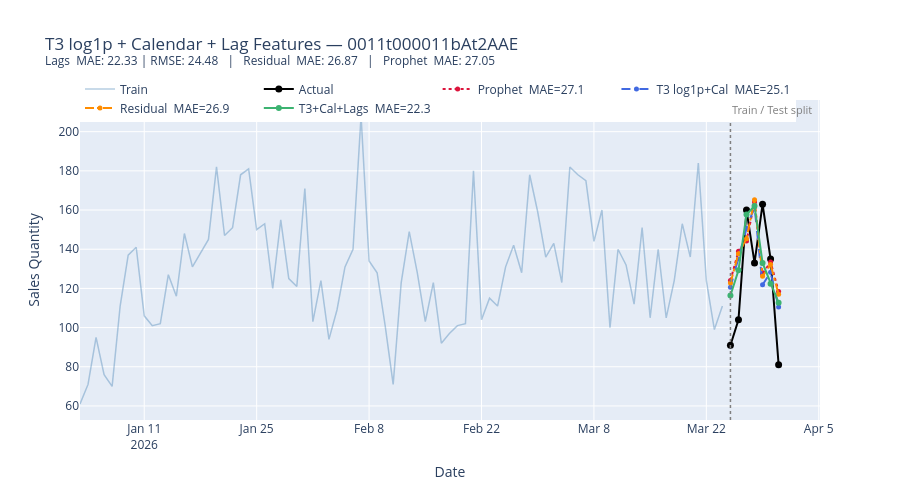

Notebook code for this chart:
### Code cell
# ── T3 log1p + Calendar + Lag features ───────────────────────────────────
# Add lag_7, lag_14, rolling_mean (shift=7 to avoid test leakage) from actual sales
# Computed on the full timeline so test lags draw from the training tail

df_full = (
    pd.concat([df_train[["ds", "y"]], df_test[["ds", "y"]]])
    .sort_values("ds")
    .reset_index(drop=True)
)

# lag_7 / lag_14: safe for 7-day horizon — test values always pull from train
df_full["lag_7"] = df_full["y"].shift(7)
df_full["lag_14"] = df_full["y"].shift(14)

# rolling_mean: use shift(7) so the window always ends 7+ days before current date
# → no leakage even for the last test day
df_full["rolling_mean_7"] = df_full["y"].shift(7).rolling(7).mean()
df_full["rolling_mean_14"] = df_full["y"].shift(7).rolling(14).mean()
df_full["rolling_std_7"] = df_full["y"].shift(7).rolling(7).std().fillna(0)

LAG_COLS = ["lag_7", "lag_14", "rolling_mean_7", "rolling_mean_14", "rolling_std_7"]

train_mask = df_full["ds"].isin(df_train["ds"])
test_mask = df_full["ds"].isin(df_test["ds"])

lag_train = df_full[train_mask][LAG_COLS].reset_index(drop=True)
lag_test = df_full[test_mask][LAG_COLS].reset_index(drop=True)

# Drop train rows where any lag is NaN (first 14+7 = 21 rows)
valid_mask = lag_train.notna().all(axis=1)
print(f"Train rows after dropping NaN lags: {valid_mask.sum()} / {len(lag_train)}")
print(f"NaN in lag_test: {lag_test.isna().sum().sum()}")

X_lag_train = pd.concat(
    [X_t3_enh_train.reset_index(drop=True)[valid_mask], lag_train[valid_mask]],
    axis=1,
)
y_lag_train = y_log_train[valid_mask.values]

X_lag_test = pd.concat(
    [X_t3_enh_test.reset_index(drop=True), lag_test],
    axis=1,
)
print(f"Total features: {X_lag_train.shape[1]}")

# ── Optuna ────────────────────────────────────────────────────────────────
tscv_lag = TimeSeriesSplit(n_splits=3)  # fresh splitter for the shorter train set


def objective_lag(trial):
    params = dict(
        n_estimators=trial.suggest_int("n_estimators", 50, 500),
        learning_rate=trial.suggest_float("learning_rate", 0.005, 0.3, log=True),
        num_leaves=trial.suggest_int("num_leaves", 8, 64),
        min_child_samples=trial.suggest_int("min_child_samples", 3, 20),
        subsample=trial.suggest_float("subsample", 0.6, 1.0),
        verbosity=-1,
        random_state=42,
    )
    fold_maes = []
    for tr_idx, val_idx in tscv_lag.split(X_lag_train):
        m = lgb.LGBMRegressor(**params)
        m.fit(X_lag_train.iloc[tr_idx], y_lag_train[tr_idx])
        preds_log = m.predict(X_lag_train.iloc[val_idx])
        fold_maes.append(
            mean_absolute_error(np.expm1(y_lag_train[val_idx]), np.expm1(preds_log))
        )
    return np.mean(fold_maes)


study_lag = optuna.create_study(direction="minimize")
study_lag.optimize(objective_lag, n_trials=60)
print("Best CV MAE (lag model):", round(study_lag.best_value, 3))

# ── Refit + evaluate ──────────────────────────────────────────────────────
best_lag = lgb.LGBMRegressor(**study_lag.best_params, verbosity=-1, random_state=42)
best_lag.fit(X_lag_train, y_lag_train)

lag_preds = np.expm1(best_lag.predict(X_lag_test))
lag_mae = mean_absolute_error(y_t2_test, lag_preds)
lag_rmse = root_mean_squared_error(y_t2_test, lag_preds)

print(f"\nT3 log1p + Cal + Lags  MAE: {lag_mae:.2f} | RMSE: {lag_rmse:.2f}")
print(f"T3 log1p + Calendar    MAE: {t3_cal_mae:.2f} | RMSE: {t3_cal_rmse:.2f}")
print(f"Residual model         MAE: {resid_mae:.2f} | RMSE: {resid_rmse:.2f}")
print(f"Prophet alone          MAE: {mae:.2f} | RMSE: {rmse:.2f}")

# ── Feature importance ────────────────────────────────────────────────────
lag_imp = pd.Series(
    best_lag.feature_importances_, index=X_lag_train.columns
).sort_values(ascending=False)
print("\nTop 15 features (lag model):")
print(lag_imp.head(15).to_string())

# ── Full summary ──────────────────────────────────────────────────────────
summary_final = {
    "T1: Prophet": (mae, rmse),
    "T2: P+LGBM (log1p)": (t2_log_mae, t2_log_rmse),
    "T3: Multi-lvl (log1p)": (t3_log_mae, t3_log_rmse),
    "T3: log1p + Calendar": (t3_cal_mae, t3_cal_rmse),
    "Residual (Prophet+LGBM)": (resid_mae, resid_rmse),
    "T3: log1p + Cal + Lags": (lag_mae, lag_rmse),
}
best_mae_final = min(v[0] for v in summary_final.values())
print("\n── Final Summary ─────────────────────────────────────")
print(f"{'Model':<30} {'MAE':>8} {'RMSE':>8}")
print("-" * 48)
for name, (m_mae, m_rmse) in summary_final.items():
    marker = "  ◀ best" if m_mae == best_mae_final else ""
    print(f"{name:<30} {m_mae:>8.2f} {m_rmse:>8.2f}{marker}")

# ── Plot ──────────────────────────────────────────────────────────────────
fig_lag = go.Figure()
fig_lag.add_trace(
    go.Scatter(
        x=df_train["ds"],
        y=df_train["y"],
        name="Train",
        mode="lines",
        line=dict(color="steelblue", width=1.5),
        opacity=0.4,
    )
)
fig_lag.add_trace(
    go.Scatter(
        x=df_test["ds"],
        y=y_t2_test,
        name="Actual",
        mode="lines+markers",
        line=dict(color="black", width=2),
        marker=dict(size=7),
    )
)
fig_lag.add_trace(
    go.Scatter(
        x=best_eval["ds"],
        y=best_eval["yhat"],
        name=f"Prophet  MAE={mae:.1f}",
        mode="lines+markers",
        line=dict(color="crimson", width=2, dash="dot"),
        marker=dict(size=5),
    )
)
fig_lag.add_trace(
    go.Scatter(
        x=df_test["ds"],
        y=t3_cal_preds,
        name=f"T3 log1p+Cal  MAE={t3_cal_mae:.1f}",
        mode="lines+markers",
        line=dict(color="royalblue", width=2, dash="dash"),
        marker=dict(size=5),
    )
)
fig_lag.add_trace(
    go.Scatter(
        x=df_test["ds"],
        y=resid_preds,
        name=f"Residual  MAE={resid_mae:.1f}",
        mode="lines+markers",
        line=dict(color="darkorange", width=2, dash="dashdot"),
        marker=dict(size=5),
    )
)
fig_lag.add_trace(
    go.Scatter(
        x=df_test["ds"],
        y=lag_preds,
        name=f"T3+Cal+Lags  MAE={lag_mae:.1f}",
        mode="lines+markers",
        line=dict(color="mediumseagreen", width=2),
        marker=dict(size=6),
    )
)
fig_lag.add_shape(
    type="line",
    x0=split_date,
    x1=split_date,
    y0=0,
    y1=1,
    xref="x",
    yref="paper",
    line=dict(color="gray", dash="dot", width=1.5),
)
fig_lag.add_annotation(
    x=split_date,
    y=1,
    xref="x",
    yref="paper",
    text="Train / Test split",
    showarrow=False,
    xanchor="left",
    yanchor="top",
    font=dict(color="gray", size=11),
)
fig_lag.update_layout(
    title=(
        f"T3 log1p + Calendar + Lag Features — {selected_customer}<br>"
        f"<sup>Lags  MAE: {lag_mae:.2f} | RMSE: {lag_rmse:.2f}"
        f"   |   Residual  MAE: {resid_mae:.2f}"
        f"   |   Prophet  MAE: {mae:.2f}</sup>"
    ),
    xaxis_title="Date",
    yaxis_title="Sales Quantity",
    hovermode="x unified",
    height=500,
    legend=dict(orientation="h", y=1.08, x=0),
)
fig_lag.show()

### Figure 1 — Plotly figure (JSON) as saved in the notebook; plotly's stock layout.template omitted (floating-point values rounded to 4 significant figures)
{"data": [{"line": {"color": "steelblue", "width": 1.5}, "mode": "lines", "name": "Train", "opacity": 0.4, "type": "scatter", "x": ["2026-01-03T00:00:00.000000000", "2026-01-04T00:00:00.000000000", "2026-01-05T00:00:00.000000000", "2026-01-06T00:00:00.000000000", "2026-01-07T00:00:00.000000000", "2026-01-08T00:00:00.000000000", "2026-01-09T00:00:00.000000000", "2026-01-10T00:00:00.000000000", "2026-01-11T00:00:00.000000000", "2026-01-12T00:00:00.000000000", "2026-01-13T00:00:00.000000000", "2026-01-14T00:00:00.000000000", "2026-01-15T00:00:00.000000000", "2026-01-16T00:00:00.000000000", "2026-01-17T00:00:00.000000000", "2026-01-18T00:00:00.000000000", "2026-01-19T00:00:00.000000000", "2026-01-20T00:00:00.000000000", "2026-01-21T00:00:00.000000000", "2026-01-22T00:00:00.000000000", "2026-01-23T00:00:00.000000000", "2026-01-24T00:00:00.000000000", "2026-01-25T00:00:00.000000000", "2026-01-26T00:00:00.000000000", "2026-01-27T00:00:00.000000000", "2026-01-28T00:00:00.000000000", "2026-01-29T00:00:00.000000000", "2026-01-30T00:00:00.000000000", "2026-01-31T00:00:00.000000000", "2026-02-01T00:00:00.000000000", "2026-02-02T00:00:00.000000000", "2026-02-03T00:00:00.000000000", "2026-02-04T00:00:00.000000000", "2026-02-05T00:00:00.000000000", "2026-02-06T00:00:00.000000000", "2026-02-07T00:00:00.000000000", "2026-02-08T00:00:00.000000000", "2026-02-09T00:00:00.000000000", "2026-02-10T00:00:00.000000000", "2026-02-11T00:00:00.000000000", "2026-02-12T00:00:00.000000000", "2026-02-13T00:00:00.000000000", "2026-02-14T00:00:00.000000000", "2026-02-15T00:00:00.000000000", "2026-02-16T00:00:00.000000000", "2026-02-17T00:00:00.000000000", "2026-02-18T00:00:00.000000000", "2026-02-19T00:00:00.000000000", "2026-02-20T00:00:00.000000000", "2026-02-21T00:00:00.000000000", "2026-02-22T00:00:00.000000000", "2026-02-23T00:00:00.000000000", "2026-02-24T00:00:00.000000000", "2026-02-25T00:00:00.000000000", "2026-02-26T00:00:00.000000000", "2026-02-27T00:00:00.000000000", "2026-02-28T00:00:00.000000000", "2026-03-01T00:00:00.000000000", "2026-03-02T00:00:00.000000000", "2026-03-03T00:00:00.000000000", "2026-03-04T00:00:00.000000000", "2026-03-05T00:00:00.000000000", "2026-03-06T00:00:00.000000000", "2026-03-07T00:00:00.000000000", "2026-03-08T00:00:00.000000000", "2026-03-09T00:00:00.000000000", "2026-03-10T00:00:00.000000000", "2026-03-11T00:00:00.000000000", "2026-03-12T00:00:00.000000000", "2026-03-13T00:00:00.000000000", "2026-03-14T00:00:00.000000000", "2026-03-15T00:00:00.000000000", "2026-03-16T00:00:00.000000000", "2026-03-17T00:00:00.000000000", "2026-03-18T00:00:00.000000000", "2026-03-19T00:00:00.000000000", "2026-03-20T00:00:00.000000000", "2026-03-21T00:00:00.000000000", "2026-03-22T00:00:00.000000000", "2026-03-23T00:00:00.000000000", "2026-03-24T00:00:00.000000000"], "y": [61.0, 71.0, 95.0, 76.0, 70.0, 111.0, 137.0, 141.0, 106.0, 101.0, 102.0, 127.0, 116.0, 148.0, 131.0, 138.0, 145.0, 182.0, 147.0, 151.0, 178.0, 181.0, 150.0, 153.0, 120.0, 155.0, 125.0, 121.0, 171.0, 103.0, 124.0, 94.0, 109.0, 131.0, 140.0, 208.0, 134.0, 128.0, 101.0, 71.0, 123.0, 149.0, 128.0, 103.0, 123.0, 92.0, 97.0, 101.0, 102.0, 180.0, 104.0, 115.0, 111.0, 131.0, 142.0, 128.0, 178.0, 159.0, 136.0, 143.0, 123.0, 182.0, 178.0, 175.0, 144.0, 160.0, 100.0, 140.0, 132.0, 112.0, 151.0, 105.0, 140.0, 105.0, 124.0, 153.0, 136.0, 184.0, 124.0, 99.0, 111.0]}, {"line": {"color": "black", "width": 2}, "marker": {"size": 7}, "mode": "lines+markers", "name": "Actual", "type": "scatter", "x": ["2026-03-25T00:00:00.000000000", "2026-03-26T00:00:00.000000000", "2026-03-27T00:00:00.000000000", "2026-03-28T00:00:00.000000000", "2026-03-29T00:00:00.000000000", "2026-03-30T00:00:00.000000000", "2026-03-31T00:00:00.000000000"], "y": [91.0, 104.0, 160.0, 133.0, 163.0, 135.0, 81.0]}, {"line": {"color": "crimson", "dash": "dot", "width": 2}, "marker": {"size": 5}, "mode": "lines+markers", "name": "Prophet  MAE=27.1", "type": "scatter", "x": ["2026-03-25T00:00:00.000000000", "2026-03-26T00:00:00.000000000", "2026-03-27T00:00:00.000000000", "2026-03-28T00:00:00.000000000", "2026-03-29T00:00:00.000000000", "2026-03-30T00:00:00.000000000", "2026-03-31T00:00:00.000000000"], "y": [124.0, 139.0, 144.2, 164.1, 127.5, 133.5, 118.4]}, {"line": {"color": "royalblue", "dash": "dash", "width": 2}, "marker": {"size": 5}, "mode": "lines+markers", "name": "T3 log1p+Cal  MAE=25.1", "type": "scatter", "x": ["2026-03-25T00:00:00.000000000", "2026-03-26T00:00:00.000000000", "2026-03-27T00:00:00.000000000", "2026-03-28T00:00:00.000000000", "2026-03-29T00:00:00.000000000", "2026-03-30T00:00:00.000000000", "2026-03-31T00:00:00.000000000"], "y": [120.6, 135.0, 150.6, 161.6, 121.9, 128.2, 110.5]}, {"line": {"color": "darkorange", "dash": "dashdot", "width": 2}, "marker": {"size": 5}, "mode": "lines+markers", "name": "Residual  MAE=26.9", "type": "scatter", "x": ["2026-03-25T00:00:00.000000000", "2026-03-26T00:00:00.000000000", "2026-03-27T00:00:00.000000000", "2026-03-28T00:00:00.000000000", "2026-03-29T00:00:00.000000000", "2026-03-30T00:00:00.000000000", "2026-03-31T00:00:00.000000000"], "y": [122.7, 137.7, 145.4, 165.3, 126.2, 132.1, 117.1]}, {"line": {"color": "mediumseagreen", "width": 2}, "marker": {"size": 6}, "mode": "lines+markers", "name": "T3+Cal+Lags  MAE=22.3", "type": "scatter", "x": ["2026-03-25T00:00:00.000000000", "2026-03-26T00:00:00.000000000", "2026-03-27T00:00:00.000000000", "2026-03-28T00:00:00.000000000", "2026-03-29T00:00:00.000000000", "2026-03-30T00:00:00.000000000", "2026-03-31T00:00:00.000000000"], "y": [116.4, 129.3, 157.7, 162.1, 133.0, 122.4, 112.7]}], "layout": {"annotations": [{"font": {"color": "gray", "size": 11}, "showarrow": false, "text": "Train / Test split", "x": "2026-03-25", "xanchor": "left", "xref": "x", "y": 1, "yanchor": "top", "yref": "paper"}], "height": 500, "hovermode": "x unified", "legend": {"orientation": "h", "x": 0, "y": 1.08}, "shapes": [{"line": {"color": "gray", "dash": "dot", "width": 1.5}, "type": "line", "x0": "2026-03-25", "x1": "2026-03-25", "xref": "x", "y0": 0, "y1": 1, "yref": "paper"}], "title": {"text": "T3 log1p + Calendar + Lag Features — 0011t000011bAt2AAE<br><sup>Lags  MAE: 22.33 | RMSE: 24.48   |   Residual  MAE: 26.87   |   Prophet  MAE: 27.05</sup>"}, "xaxis": {"title": {"text": "Date"}}, "yaxis": {"title": {"text": "Sales Quantity"}}}}
